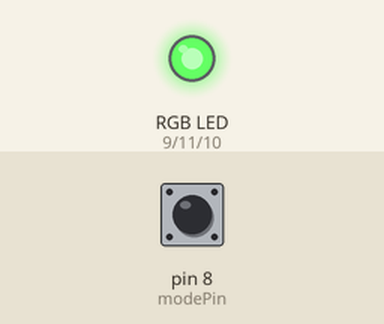
Simulated run of this sketch. Board: Arduino Uno, built with avr-gcc and run on an emulated ATmega328P. Parts: an RGB LED mixed from three pins (HIGH = lit). The test bench sets the inputs (shaded band); at power-on: pin 8 (modePin) HIGH.

Above: at 1.2 s.
1.3 s: pin 8 (modePin) pulled LOW for 0.15 s
At 1.6 s:
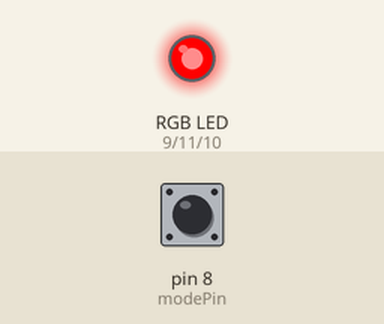
2.9 s: pin 8 (modePin) pulled LOW for 1 s
At 4.0 s:
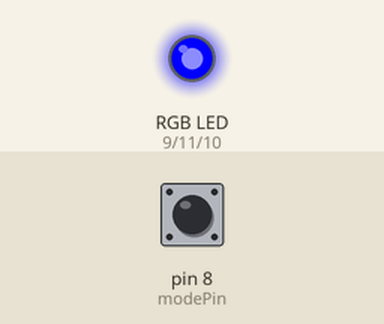
5.4 s: pin 8 (modePin) pulled LOW for 0.15 s
At 5.9 s:
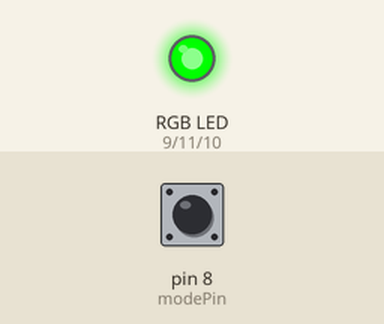
7.0 s: pin 8 (modePin) pulled LOW for 3.2 s
At 8.3 s:
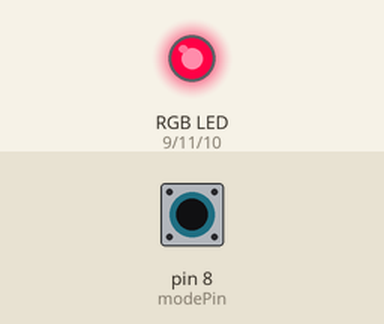
11.7 s: pin 8 (modePin) pulled LOW for 0.15 s
At 12.9 s:
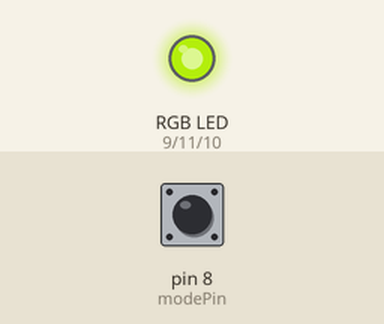
13.3 s: pin 8 (modePin) pulled LOW for 1 s
At 14.4 s:
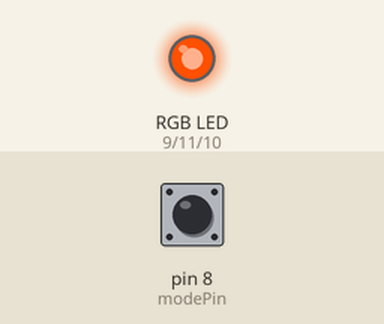
Timing chart, 0 to 16.3 s (numbered marks = the images above; inputs shaded):
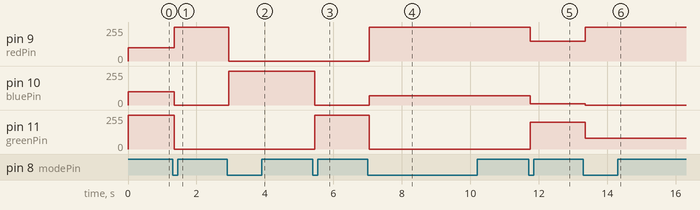

The sketch:

dragonBoi.ino
```cpp
//#define DEBUG
int red = 100;
int redPin = 9;
int blue = 100;
int bluePin = 10;
int green = 255;
int greenPin = 11;
int mode = 0;
int modePin = 8;
int setModes[7][3] = { { 255, 0, 0 }/*Red*/, { 0, 255, 0 }/*Green*/, { 0, 0, 255 }/*Blue*/, { 255, 70, 0 }/*Purple*/, { 150, 10, 200 }/*Gold*/, { 255, 0, 80 }/*Copper*/, { 100, 100, 255 }/*White*/ };
int buttonState;
int lastButtonState = HIGH;
unsigned long lastDebounceTime = 0;
unsigned long debounceDelay = 50;

String getValue(String data, char separator, int index) {
  int found = 0;
  int strIndex[] = { 0, -1 };
  int maxIndex = data.length() - 1;

  for (int i = 0; i <= maxIndex && found <= index; i++) {
    if (data.charAt(i) == separator || i == maxIndex) {
      found++;
      strIndex[0] = strIndex[1] + 1;
      strIndex[1] = (i == maxIndex) ? i + 1 : i;
    }
  }
  return found > index ? data.substring(strIndex[0], strIndex[1]) : "";
}

void setRGB(int red, int green, int blue) {
  analogWrite(redPin, red);
  analogWrite(bluePin, blue);
  analogWrite(greenPin, green);
}

void cycleMode() {
  if (mode == sizeof(setModes) / sizeof(setModes[0])) {
    mode = 0;
  }
  red = setModes[mode][0];
  blue = setModes[mode][1];
  green = setModes[mode][2];
  mode++;
}

void setup() {  // this sets the output pins
  Serial.begin(9600);

  pinMode(modePin, INPUT_PULLUP);  // Pin 13 has an LED connected on most Arduino boards:
  pinMode(redPin, OUTPUT);         // Pin 13 has an LED connected on most Arduino boards:
  pinMode(greenPin, OUTPUT);       // Pin 13 has an LED connected on most Arduino boards:
  pinMode(bluePin, OUTPUT);        // Pin 13 has an LED connected on most Arduino boards:
}


void loop() {
  setRGB(red, green, blue);


  int sensorVal = digitalRead(modePin);

  // check to see if you just pressed the button
  // (i.e. the input went from LOW to HIGH), and you've waited long enough
  // since the last press to ignore any noise:

  // If the switch changed, due to noise or pressing:
  if (sensorVal != lastButtonState) {
    // reset the debouncing timer
    lastDebounceTime = millis();
  }

  if ((millis() - lastDebounceTime) > debounceDelay) {
    // whatever the reading is at, it's been there for longer than the debounce
    // delay, so take it as the actual current state:

    // if the button state has changed:
    if (sensorVal != buttonState) {
      buttonState = sensorVal;

      // only toggle the LED if the new button state is HIGH
      if (sensorVal == LOW) {

        cycleMode();
      }
    }
  }


  // save the reading. Next time through the loop, it'll be the lastButtonState:
  lastButtonState = sensorVal;

#ifdef DEBUG
  //Manually enter RGB values into serial monitor separated by commas to test new colors (Ex for white: 255,255,255)
   String colorArray = Serial.readStringUntil('\n');
   if (colorArray.length()<1)
   {                // bail if we got an empty line
     return;
   }

   red = getValue(colorArray, ',', 0).toInt();
   green = getValue(colorArray, ',', 1).toInt();
   blue = getValue(colorArray, ',', 2).toInt();
  #endif
}
```

Measured:
- after the input at 1.3 s, pin 9 (redPin): 100/255 → 255/255 after 0.05 s; pin 10 (bluePin): 100/255 → 0/255 after 0.05 s; pin 11 (greenPin): 255/255 → 0/255 after 0.05 s
- after the input at 2.9 s, pin 9 (redPin): 255/255 → 0/255 after 0.05 s; pin 10 (bluePin): 0/255 → 255/255 after 0.05 s
- after the input at 5.4 s, pin 10 (bluePin): 255/255 → 0/255 after 0.05 s; pin 11 (greenPin): 0/255 → 255/255 after 0.05 s
- after the input at 7.0 s, pin 9 (redPin): 0/255 → 255/255 after 0.05 s; pin 10 (bluePin): 0/255 → 70/255 after 0.05 s; pin 11 (greenPin): 255/255 → 0/255 after 0.05 s
- after the input at 11.7 s, pin 9 (redPin): 255/255 → 150/255 after 0.05 s; pin 10 (bluePin): 70/255 → 10/255 after 0.05 s; pin 11 (greenPin): 0/255 → 200/255 after 0.05 s
- after the input at 13.3 s, pin 9 (redPin): 150/255 → 255/255 after 0.05 s; pin 10 (bluePin): 10/255 → 0/255 after 0.05 s; pin 11 (greenPin): 200/255 → 80/255 after 0.05 s
